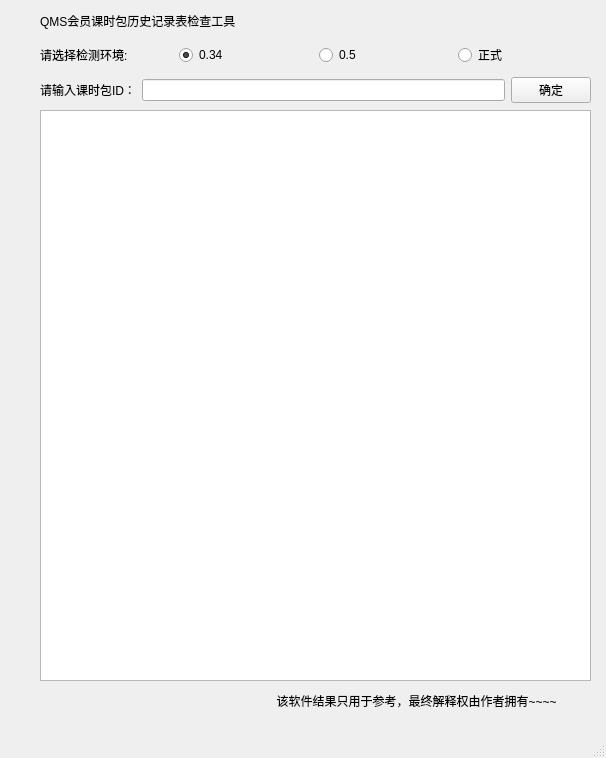
<?xml version="1.0" encoding="UTF-8"?>
<ui version="4.0">
 <class>MainWindow</class>
 <widget class="QMainWindow" name="MainWindow">
  <property name="geometry">
   <rect>
    <x>0</x>
    <y>0</y>
    <width>606</width>
    <height>758</height>
   </rect>
  </property>
  <property name="windowTitle">
   <string>MainWindow</string>
  </property>
  <widget class="QWidget" name="centralwidget">
   <widget class="QWidget" name="gridLayoutWidget">
    <property name="geometry">
     <rect>
      <x>40</x>
      <y>40</y>
      <width>551</width>
      <height>31</height>
     </rect>
    </property>
    <layout class="QGridLayout" name="gridLayout">
     <item row="1" column="0">
      <widget class="QLabel" name="label_2">
       <property name="text">
        <string>请选择检测环境:</string>
       </property>
      </widget>
     </item>
     <item row="1" column="2">
      <widget class="QRadioButton" name="radioButton_2">
       <property name="text">
        <string>0.5</string>
       </property>
      </widget>
     </item>
     <item row="1" column="1">
      <widget class="QRadioButton" name="radioButton">
       <property name="text">
        <string>0.34</string>
       </property>
       <property name="checked">
        <bool>true</bool>
       </property>
      </widget>
     </item>
     <item row="1" column="3">
      <widget class="QRadioButton" name="radioButton_3">
       <property name="text">
        <string>正式</string>
       </property>
      </widget>
     </item>
    </layout>
   </widget>
   <widget class="QWidget" name="gridLayoutWidget_2">
    <property name="geometry">
     <rect>
      <x>40</x>
      <y>0</y>
      <width>551</width>
      <height>41</height>
     </rect>
    </property>
    <layout class="QGridLayout" name="gridLayout_2">
     <item row="0" column="0">
      <widget class="QLabel" name="label">
       <property name="text">
        <string>QMS会员课时包历史记录表检查工具</string>
       </property>
      </widget>
     </item>
    </layout>
   </widget>
   <widget class="QWidget" name="gridLayoutWidget_3">
    <property name="geometry">
     <rect>
      <x>40</x>
      <y>70</y>
      <width>551</width>
      <height>41</height>
     </rect>
    </property>
    <layout class="QGridLayout" name="gridLayout_3">
     <item row="0" column="1">
      <widget class="QLineEdit" name="packageEdit"/>
     </item>
     <item row="0" column="0">
      <widget class="QLabel" name="label_3">
       <property name="text">
        <string>请输入课时包ID：</string>
       </property>
      </widget>
     </item>
     <item row="0" column="2">
      <widget class="QPushButton" name="pushButton">
       <property name="text">
        <string>确定</string>
       </property>
      </widget>
     </item>
    </layout>
   </widget>
   <widget class="QWidget" name="gridLayoutWidget_4">
    <property name="geometry">
     <rect>
      <x>40</x>
      <y>110</y>
      <width>551</width>
      <height>571</height>
     </rect>
    </property>
    <layout class="QGridLayout" name="gridLayout_4">
     <item row="0" column="0">
      <widget class="QTextBrowser" name="resultText">
       <property name="font">
        <font>
         <family>黑体</family>
         <pointsize>12</pointsize>
        </font>
       </property>
      </widget>
     </item>
    </layout>
   </widget>
   <widget class="QWidget" name="gridLayoutWidget_5">
    <property name="geometry">
     <rect>
      <x>240</x>
      <y>690</y>
      <width>351</width>
      <height>21</height>
     </rect>
    </property>
    <layout class="QGridLayout" name="gridLayout_5">
     <item row="0" column="0">
      <widget class="QLabel" name="label_4">
       <property name="text">
        <string>           该软件结果只用于参考，最终解释权由作者拥有~~~~</string>
       </property>
      </widget>
     </item>
    </layout>
   </widget>
  </widget>
  <widget class="QMenuBar" name="menubar">
   <property name="geometry">
    <rect>
     <x>0</x>
     <y>0</y>
     <width>606</width>
     <height>23</height>
    </rect>
   </property>
  </widget>
  <widget class="QStatusBar" name="statusbar"/>
 </widget>
 <resources/>
 <connections/>
</ui>
